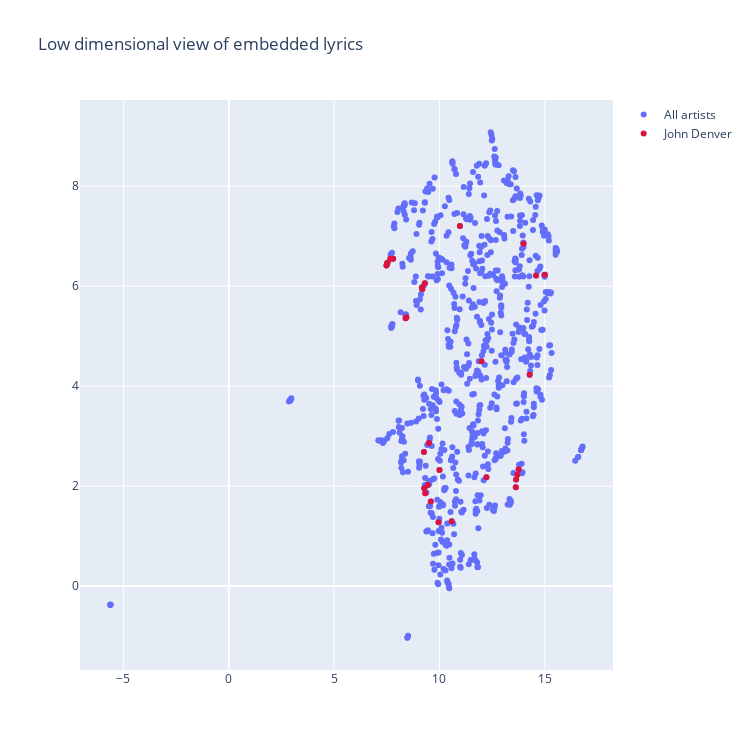

Source (notebook cell):
### Code cell
# Let's highlight an artist's songs just for fun:
artist_highlight = 'John Denver'
artist_idxs = lyrics[lyrics['Artist']==artist_highlight].index.to_list()

fig_clustering = go.Figure()

fig_clustering.add_trace(go.Scatter(
    x=two_d_rep[:, 0],
    y=two_d_rep[:,1],
    mode='markers',
    marker=dict(size=6),
    text=lyrics['Title'],
    hoverinfo='text',
    name = 'All artists'
))

fig_clustering.add_trace(go.Scatter(
    x=two_d_rep[artist_idxs, 0],
    y=two_d_rep[artist_idxs,1],
    mode='markers',
    marker=dict(size=6, color='crimson'),
    text = lyrics['Title'].iloc[artist_idxs],
    hoverinfo = 'text',
    name = artist_highlight
))


fig_clustering.update_layout(
    height=fc_h, width=fc_w,
    title='Low dimensional view of embedded lyrics',
)

fig_clustering.show()

### Figure 1 — Plotly figure (JSON) as saved in the notebook; plotly's stock layout.template omitted (floating-point values rounded to 4 significant figures; data arrays with more than 128 entries replaced by an {"elided": "..."} marker saying what was removed)
{"data": [{"hoverinfo": "text", "marker": {"size": 6}, "mode": "markers", "name": "All artists", "text": {"elided": "745 str values"}, "type": "scatter", "x": {"elided": "745 float values"}, "y": {"elided": "745 float values"}}, {"hoverinfo": "text", "marker": {"color": "crimson", "size": 6}, "mode": "markers", "name": "John Denver", "text": ["Take Me Home, Country Roads", "Annie’s Song", "Leaving on a Jet Plane", "Rocky Mountain High", "Home On The Range", "Thank God I’m a Country Boy", "Sunshine on My Shoulders", "My Sweet Lady", "Perhaps Love", "Follow Me", "I Guess He’d Rather Be in Colorado", "Calypso", "I’m Sorry", "Poems, Prayers, & Promises", "Today", "Back Home Again", "I’ve Been Working On The Railroad", "Casey’s Last Ride", "For Baby (For Bobbie)", "Grandma’s Feather Bed", "Rhymes & Reasons", "Homegrown Tomatoes", "Wild Montana Skies", "The Mountain Song", "This Old Guitar", "Prisoners", "Matthew", "The Ballad of Richard Nixon", "Windsong", "Looking For Space"], "type": "scatter", "x": [13.62, 10.58, 14.59, 7.531, 7.484, 13.7, 9.278, 9.59, 8.427, 9.956, 7.518, 9.307, 11.99, 9.499, 9.445, 13.64, 15.01, 12.23, 9.323, 10.0, 9.167, 13.99, 7.669, 14.28, 8.393, 13.76, 7.803, 10.97, 9.184, 9.262], "y": [1.979, 1.299, 6.213, 6.467, 6.413, 2.228, 1.959, 1.694, 5.377, 1.279, 6.455, 6.061, 4.498, 2.863, 2.021, 2.134, 6.231, 2.177, 1.855, 2.325, 5.973, 6.849, 6.547, 4.227, 5.358, 2.339, 6.549, 7.204, 5.937, 2.685]}], "layout": {"height": 750, "title": {"text": "Low dimensional view of embedded lyrics"}, "width": 750}}
